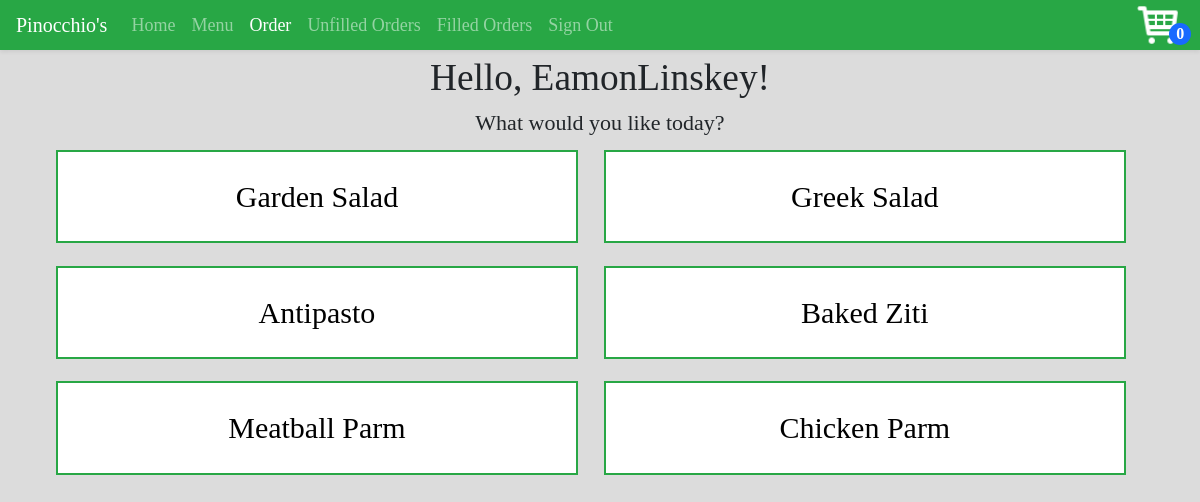
/orders/Dinner Platters (signed in), run on an earlier commit of the app's database.
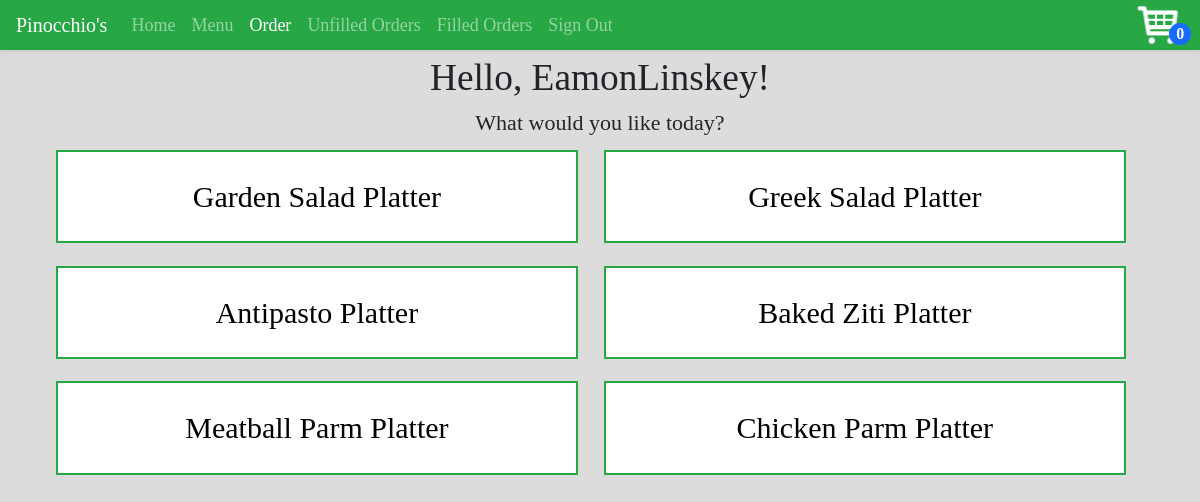
And on a later commit of the database.
### orders/models.py (models this page shows)
class Style(models.Model):
	name = models.CharField(max_length=32)
	sizeList = models.ForeignKey(SizeList, on_delete=models.CASCADE)
	legalExtras = models.ManyToManyField(Extra, blank=True)
	def __str__(self):
   		return f'{self.name}'
	def trim(self):
		return self.name.replace(" ", "")

### orders/views.py (the view)
# urls.py: path("orders/<str:food>", views.style, name="style"),
def style(request, food):
	context={ "foods": Food.objects.all().filter(name=food.title()) }
	if request.user.is_authenticated:
		return render(request, "orders/styles.html", context)
	else:
		return HttpResponseRedirect(reverse("signIn"))

### orders/models.py (called while the page is built)
	@property
	def sizes(self):
		sizes = []
		if self.small != None:
			sizes.append("Small")
		if self.large != None:
			sizes.append("Large")
		return sizes

### orders/templates/orders/styles.html (shortened to what this page needs)
{% extends "orders/base.html" %}
{% block head %}
	{% load static %}
{% endblock %}
{% block body %}
<div class="heading">Hello, {{ user.username }}!</div>
<div class="text-center greeting">What would you like today?</div>
<div class ="container">
	{% for food in foods %}
		{% for style in food.style.all %}
			<div class="food-container">
				<div class="text-center food-link">{{style}}</div>
			</div>
		{% endfor %}
	{% endfor %}
</div>
{% endblock %}

What changed in the data, as far as the page shows it:
changed Style: name "Garden Salad" → "Garden Salad Platter"
changed Style: name "Greek Salad" → "Greek Salad Platter"
changed Style: name "Antipasto" → "Antipasto Platter"
changed Style: name "Baked Ziti" → "Baked Ziti Platter"
changed Style: name "Meatball Parm" → "Meatball Parm Platter"
changed Style: name "Chicken Parm" → "Chicken Parm Platter"
